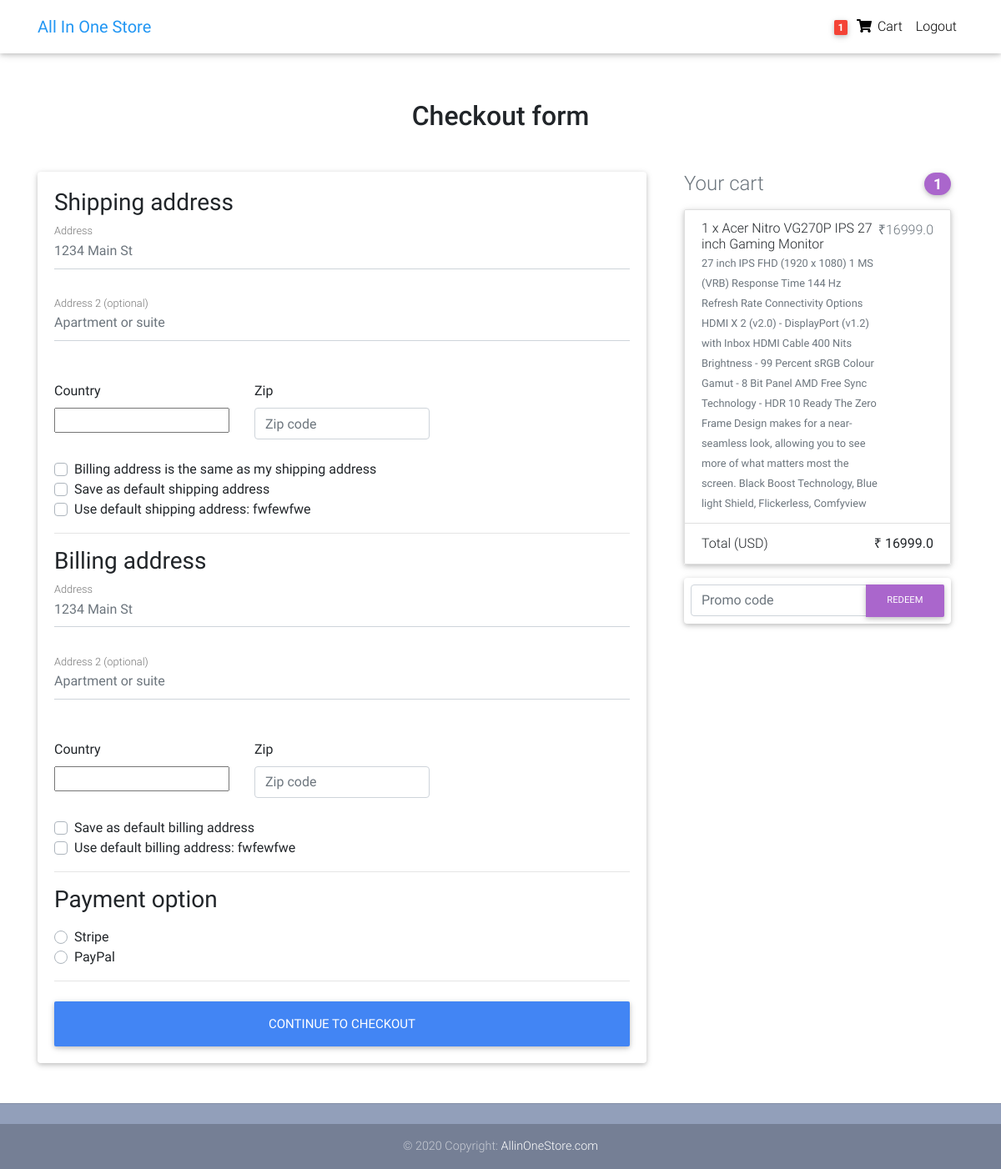
Screenshot of /checkout/ (signed in) with the database file from the repository.
### core/models.py (models this page shows, shortened)
class Order(models.Model):
    user = models.ForeignKey(settings.AUTH_USER_MODEL,
                             on_delete=models.CASCADE)
    ref_code = models.CharField(max_length=20, blank=True, null=True)
    items = models.ManyToManyField(OrderItem)
    start_date = models.DateTimeField(auto_now_add=True)
    ordered_date = models.DateTimeField()
    ordered = models.BooleanField(default=False)
    shipping_address = models.ForeignKey(
        'Address', related_name='shipping_address', on_delete=models.SET_NULL, blank=True, null=True)
    billing_address = models.ForeignKey(
        'Address', related_name='billing_address', on_delete=models.SET_NULL, blank=True, null=True)
    payment = models.ForeignKey(
        'Payment', on_delete=models.SET_NULL, blank=True, null=True)
    coupon = models.ForeignKey(
        'Coupon', on_delete=models.SET_NULL, blank=True, null=True)
    being_delivered = models.BooleanField(default=False)
    received = models.BooleanField(default=False)
    refund_requested = models.BooleanField(default=False)
    refund_granted = models.BooleanField(default=False)
    '''
    1. Item added to cart
    2. Adding a billing address
    (Failed checkout)
    3. Payment
    (Preprocessing, processing, packaging etc.)
    4. Being delivered
    5. Received
    6. Refunds
    '''
    def get_total(self):
        total = 0
        for order_item in self.items.all():
            total += order_item.get_final_price()
        if self.coupon:
            total -= self.coupon.amount
        return total

class Address(models.Model):
    user = models.ForeignKey(settings.AUTH_USER_MODEL,
                             on_delete=models.CASCADE)
    street_address = models.CharField(max_length=100)
    apartment_address = models.CharField(max_length=100)
    country = CountryField(multiple=False)
    zip = models.CharField(max_length=100)
    address_type = models.CharField(max_length=1, choices=ADDRESS_CHOICES)
    default = models.BooleanField(default=False)
    class Meta:
        verbose_name_plural = 'Addresses'

class OrderItem(models.Model):
    user = models.ForeignKey(settings.AUTH_USER_MODEL,
                             on_delete=models.CASCADE)
    ordered = models.BooleanField(default=False)
    item = models.ForeignKey(Item, on_delete=models.CASCADE)
    quantity = models.IntegerField(default=1)
    def get_total_discount_item_price(self):
        return self.quantity * self.item.discount_price
    def get_final_price(self):
        if self.item.discount_price:
            return self.get_total_discount_item_price()
        return self.get_total_item_price()

class Item(models.Model):
    title = models.CharField(max_length=100)
    price = models.FloatField()
    discount_price = models.FloatField(blank=True, null=True)
    category = models.CharField(choices=CATEGORY_CHOICES, max_length=2)
    label = models.CharField(choices=LABEL_CHOICES, max_length=1)
    slug = models.SlugField()
    description = models.TextField()
    image = models.CharField(max_length=100)

### core/views.py (the view, shortened to what this page needs)
# urls.py: path('checkout/', CheckoutView.as_view(), name='checkout'),
class CheckoutView(View):
    def get(self, *args, **kwargs):
        try:
            order = Order.objects.get(user=self.request.user, ordered=False)
            form = CheckoutForm()
            context = {
                'form': form,
                'couponform': CouponForm(),
                'order': order,
                'DISPLAY_COUPON_FORM': True
            }
            shipping_address_qs = Address.objects.filter(
                user=self.request.user,
                address_type='S',
                default=True
            )
            if shipping_address_qs.exists():
                context.update(
                    {'default_shipping_address': shipping_address_qs[0]})
            billing_address_qs = Address.objects.filter(
                user=self.request.user,
                address_type='B',
                default=True
            )
            if billing_address_qs.exists():
                context.update(
                    {'default_billing_address': billing_address_qs[0]})
            return render(self.request, "checkout.html", context)
        except ObjectDoesNotExist:
            messages.info(self.request, "You do not have an active order")
            return redirect("core:checkout")

### core/forms.py
class CheckoutForm(forms.Form):
    shipping_address = forms.CharField(required=False)
    shipping_address2 = forms.CharField(required=False)
    shipping_country = CountryField(blank_label='(select country)').formfield(
        required=False,
        widget=CountrySelectWidget(attrs={
            'class': 'custom-select d-block w-100',
        }))
    shipping_zip = forms.CharField(required=False)
    billing_address = forms.CharField(required=False)
    billing_address2 = forms.CharField(required=False)
    billing_country = CountryField(blank_label='(select country)').formfield(
        required=False,
        widget=CountrySelectWidget(attrs={
            'class': 'custom-select d-block w-100',
        }))
    billing_zip = forms.CharField(required=False)
    same_billing_address = forms.BooleanField(required=False)
    set_default_shipping = forms.BooleanField(required=False)
    use_default_shipping = forms.BooleanField(required=False)
    set_default_billing = forms.BooleanField(required=False)
    use_default_billing = forms.BooleanField(required=False)
    payment_option = forms.ChoiceField(
        widget=forms.RadioSelect, choices=PAYMENT_CHOICES)

class CouponForm(forms.Form):
    code = forms.CharField(widget=forms.TextInput(attrs={
        'class': 'form-control',
        'placeholder': 'Promo code',
        'aria-label': 'Recipient\'s username',
        'aria-describedby': 'basic-addon2'
    }))

### core/templatetags/cart_template_tags.py (called while the page is built)
@register.filter
def cart_item_count(user):
    if user.is_authenticated:
        qs = Order.objects.filter(user=user, ordered=False)
        if qs.exists():
            return qs[0].items.count()
    return 0

### templates/checkout.html (shortened to what this page needs)
{% extends "base.html" %}
{% load crispy_forms_tags %}
{% block content %}
  <main >
    <div class="container wow fadeIn">
      <h2 class="my-5 h2 text-center">Checkout form</h2>
      <div class="row">
        <div class="col-md-8 mb-4">
          <div class="card">
            <form method="POST" class="card-body">
              <h3>Shipping address</h3>
              <div class='hideable_shipping_form'>
                <div class="md-form mb-5">
                  <input type='text' placeholder='1234 Main St' id='shipping_address' name='shipping_address' class='form-control' />
                  <label for="shipping_address" class="">Address</label>
                </div>
                <div class="md-form mb-5">
                  <input type='text' placeholder='Apartment or suite' id='shipping_address2' name='shipping_address2' class='form-control' />
                  <label for="shipping_address2" class="">Address 2 (optional)</label>
                </div>
                <div class="row">
                  <div class="col-lg-4 col-md-12 mb-4">
                    <label for="country">Country</label>
                    {{ form.shipping_country }}
                  </div>
                  <div class="col-lg-4 col-md-6 mb-4">
                    <label for="shipping_zip">Zip</label>
                    <input type='text' placeholder='Zip code' id='shipping_zip' name='shipping_zip' class='form-control' />
                  </div>
                </div>
                <div class="custom-control custom-checkbox">
                  <label class="custom-control-label" for="same_billing_address">Billing address is the same as my shipping address</label>
                </div>
                <div class="custom-control custom-checkbox">
                  <label class="custom-control-label" for="set_default_shipping">Save as default shipping address</label>
                </div>
              </div>
              {% if default_shipping_address %}
              <div class="custom-control custom-checkbox">
                <label class="custom-control-label" for="use_default_shipping">Use default shipping address: {{ default_shipping_address.street_address|truncatechars:10 }}</label>
              </div>
              {% endif %}
              <hr>
              <h3>Billing address</h3>
              <div class='hideable_billing_form'>
                <div class="md-form mb-5">
                  <input type='text' placeholder='1234 Main St' id='billing_address' name='billing_address' class='form-control' />
                  <label for="billing_address" class="">Address</label>
                </div>
                <div class="md-form mb-5">
                  <input type='text' placeholder='Apartment or suite' id='billing_address2' name='billing_address2' class='form-control' />
                  <label for="billing_address2" class="">Address 2 (optional)</label>
                </div>
                <div class="row">
                  <div class="col-lg-4 col-md-12 mb-4">
                    <label for="country">Country</label>
                    {{ form.billing_country }}
                  </div>
                  <div class="col-lg-4 col-md-6 mb-4">
                    <label for="billing_zip">Zip</label>
                    <input type='text' placeholder='Zip code' id='billing_zip' name='billing_zip' class='form-control' />
                  </div>
                </div>
                <div class="custom-control custom-checkbox">
                  <label class="custom-control-label" for="set_default_billing">Save as default billing address</label>
                </div>
              </div>
              {% if default_billing_address %}
              <div class="custom-control custom-checkbox">
                <label class="custom-control-label" for="use_default_billing">Use default billing address: {{ default_billing_address.street_address|truncatechars:10 }}</label>
              </div>
              {% endif %}
              <hr>
              <h3>Payment option</h3>
              <div class="d-block my-3">
                {% for value, name in form.fields.payment_option.choices %}
                <div class="custom-control custom-radio">
                  <label class="custom-control-label" for="{{ name }}">{{ name }}</label>
                </div>
                {% endfor %}
              </div>
              <hr class="mb-4">
              <button class="btn btn-primary btn-lg btn-block" type="submit">Continue to checkout</button>
            </form>
          </div>
        </div>
        <div class="col-md-4 mb-4">
          {% include "order_snippet.html" %}
        </div>
      </div>
    </div>
  </main>
{% endblock content %}

### templates/navbar.html (shortened to what this page needs)
{% load cart_template_tags %}
<nav class="navbar fixed-top navbar-expand-lg navbar-light white scrolling-navbar">
    <div class="container">
      <a class="navbar-brand waves-effect" href="/">
        <strong class="blue-text">All In One Store</strong>
      </a>
      <div class="collapse navbar-collapse" id="navbarSupportedContent">
        <ul class="navbar-nav nav-flex-icons">
          {% if request.user.is_authenticated %}
          <li class="nav-item">
            <a href="{% url 'core:order-summary' %}" class="nav-link waves-effect">
              <span class="badge red z-depth-1 mr-1"> {{ request.user|cart_item_count }} </span>
              <i class="fas fa-shopping-cart"></i>
              <span class="clearfix d-none d-sm-inline-block"> Cart </span>
            </a>
          </li>
          <li class="nav-item">
            <a class="nav-link waves-effect" href="{% url 'account_logout' %}">
              <span class="clearfix d-none d-sm-inline-block"> Logout </span>
            </a>
          </li>
          {% endif %}
        </ul>
      </div>
    </div>
  </nav>

### templates/order_snippet.html (shortened to what this page needs)
<div class="col-md-12 mb-4">
    <h4 class="d-flex justify-content-between align-items-center mb-3">
    <span class="text-muted">Your cart</span>
    <span class="badge badge-secondary badge-pill">{{ order.items.count }}</span>
    </h4>
    <ul class="list-group mb-3 z-depth-1">
    {% for order_item in order.items.all %}
    <li class="list-group-item d-flex justify-content-between lh-condensed">
        <div>
        <h6 class="my-0">{{ order_item.quantity }} x {{ order_item.item.title}}</h6>
        <small class="text-muted">{{ order_item.item.description}}</small>
        </div>
        <span class="text-muted">₹{{ order_item.get_final_price }}</span>
    </li>
    {% endfor %}
    <li class="list-group-item d-flex justify-content-between">
        <span>Total (USD)</span>
        <strong>₹ {{ order.get_total }}</strong>
    </li>
    </ul>
    {% if DISPLAY_COUPON_FORM %}
    <form class="card p-2" action="{% url 'core:add-coupon' %}" method="POST">
        <div class="input-group">
            {{ couponform.code }}
            <div class="input-group-append">
            <button class="btn btn-secondary btn-md waves-effect m-0" type="submit">Redeem</button>
            </div>
        </div>
    </form>
    {% endif %}
</div>

### templates/base.html (style rules this page uses)
html, body, header, .carousel { height: 60vh; }

### rows the page displays
Address: street_address "fwfewfwe"
Address: street_address "fwfewfwe"
Order: items.count "1", get_total "16999.0"
OrderItem: quantity "1", item "Acer Nitro VG270P IPS 27 inch Gaming Monitor", item.description "27 inch IPS FHD (1920 x 1080) 1 MS (VRB) Response Time 144 Hz Refresh Rate Connectivity Options HDMI X 2 (v2.0) - DisplayPort (v1.2) with Inbox HDMI Cable 400 Nits Brightness - 99 Percent sRGB Colour Gamut - 8 Bit Panel AMD Free Sync Technology - HDR 10 Ready The Zero Frame Design makes for a near-seamless look, allowing you to see more of what matters most the screen. Black Boost Technology, Blue light Shield, Flickerless, Comfyview", get_final_price "16999.0"

### other values shown
{{ request.user|cart_item_count }} "1"
{{ name }} "Stripe" "PayPal"
